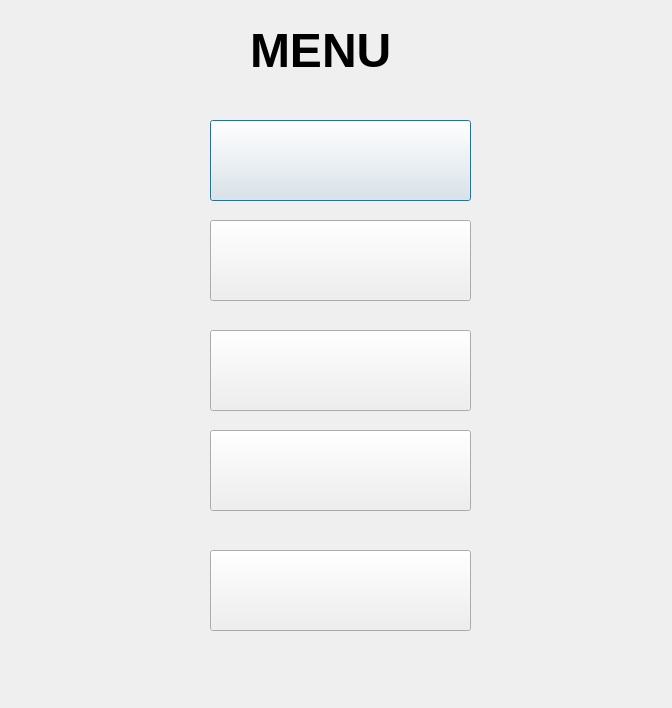
<?xml version="1.0" encoding="UTF-8"?>
<ui version="4.0">
 <class>Dialog</class>
 <widget class="QDialog" name="Dialog">
  <property name="geometry">
   <rect>
    <x>0</x>
    <y>0</y>
    <width>672</width>
    <height>708</height>
   </rect>
  </property>
  <property name="windowTitle">
   <string>Dialog</string>
  </property>
  <widget class="QLabel" name="label">
   <property name="geometry">
    <rect>
     <x>250</x>
     <y>0</y>
     <width>151</width>
     <height>101</height>
    </rect>
   </property>
   <property name="text">
    <string>&lt;html&gt;&lt;head/&gt;&lt;body&gt;&lt;p&gt;&lt;span style=&quot; font-size:36pt; font-weight:600;&quot;&gt;MENU&lt;/span&gt;&lt;/p&gt;&lt;/body&gt;&lt;/html&gt;</string>
   </property>
  </widget>
  <widget class="QPushButton" name="pushButton">
   <property name="geometry">
    <rect>
     <x>210</x>
     <y>120</y>
     <width>261</width>
     <height>81</height>
    </rect>
   </property>
   <property name="text">
    <string/>
   </property>
  </widget>
  <widget class="QLabel" name="label_2">
   <property name="geometry">
    <rect>
     <x>270</x>
     <y>140</y>
     <width>141</width>
     <height>51</height>
    </rect>
   </property>
   <property name="text">
    <string>&lt;html&gt;&lt;head/&gt;&lt;body&gt;&lt;p&gt;&lt;img src=&quot;:/Finance/FinanceText.png&quot;/&gt;&lt;/p&gt;&lt;/body&gt;&lt;/html&gt;</string>
   </property>
  </widget>
  <widget class="QPushButton" name="pushButton_2">
   <property name="geometry">
    <rect>
     <x>210</x>
     <y>220</y>
     <width>261</width>
     <height>81</height>
    </rect>
   </property>
   <property name="text">
    <string/>
   </property>
  </widget>
  <widget class="QPushButton" name="pushButton_3">
   <property name="geometry">
    <rect>
     <x>210</x>
     <y>330</y>
     <width>261</width>
     <height>81</height>
    </rect>
   </property>
   <property name="text">
    <string/>
   </property>
  </widget>
  <widget class="QPushButton" name="pushButton_4">
   <property name="geometry">
    <rect>
     <x>210</x>
     <y>430</y>
     <width>261</width>
     <height>81</height>
    </rect>
   </property>
   <property name="text">
    <string/>
   </property>
  </widget>
  <widget class="QPushButton" name="pushButton_5">
   <property name="geometry">
    <rect>
     <x>210</x>
     <y>550</y>
     <width>261</width>
     <height>81</height>
    </rect>
   </property>
   <property name="text">
    <string/>
   </property>
  </widget>
  <widget class="QLabel" name="label_3">
   <property name="geometry">
    <rect>
     <x>270</x>
     <y>230</y>
     <width>141</width>
     <height>71</height>
    </rect>
   </property>
   <property name="text">
    <string>&lt;html&gt;&lt;head/&gt;&lt;body&gt;&lt;p&gt;&lt;img src=&quot;:/Advice/Advice.png&quot;/&gt;&lt;/p&gt;&lt;/body&gt;&lt;/html&gt;</string>
   </property>
  </widget>
  <widget class="QLabel" name="label_4">
   <property name="geometry">
    <rect>
     <x>280</x>
     <y>340</y>
     <width>141</width>
     <height>71</height>
    </rect>
   </property>
   <property name="text">
    <string>&lt;html&gt;&lt;head/&gt;&lt;body&gt;&lt;p&gt;&lt;img src=&quot;:/Investing/Investing.png&quot;/&gt;&lt;/p&gt;&lt;/body&gt;&lt;/html&gt;</string>
   </property>
  </widget>
  <widget class="QLabel" name="label_5">
   <property name="geometry">
    <rect>
     <x>270</x>
     <y>440</y>
     <width>141</width>
     <height>71</height>
    </rect>
   </property>
   <property name="text">
    <string>&lt;html&gt;&lt;head/&gt;&lt;body&gt;&lt;p&gt;&lt;img src=&quot;:/Tutorial/Tutorial.png&quot;/&gt;&lt;/p&gt;&lt;/body&gt;&lt;/html&gt;</string>
   </property>
  </widget>
  <widget class="QLabel" name="label_6">
   <property name="geometry">
    <rect>
     <x>270</x>
     <y>550</y>
     <width>141</width>
     <height>71</height>
    </rect>
   </property>
   <property name="text">
    <string>&lt;html&gt;&lt;head/&gt;&lt;body&gt;&lt;p&gt;&lt;img src=&quot;:/Settings/Settings.png&quot;/&gt;&lt;/p&gt;&lt;/body&gt;&lt;/html&gt;</string>
   </property>
  </widget>
 </widget>
 <resources>
  <include location="Texts.qrc"/>
 </resources>
 <connections/>
</ui>
